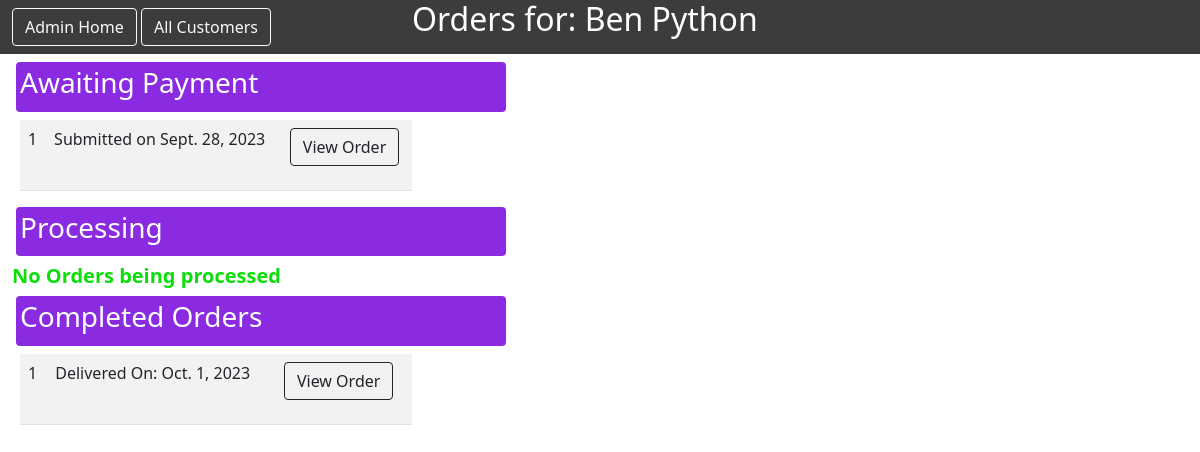
The page /admin_control/14/customer_orders/ on the database as committed earlier.
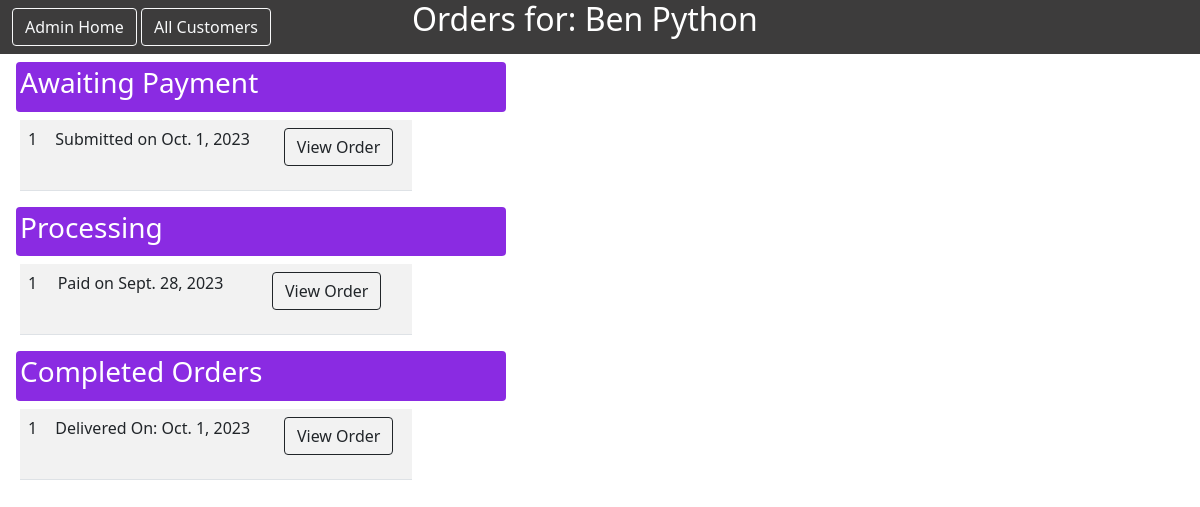
The same page on the database as committed later.
### crafts_by_micks/models.py (models this page shows, shortened)
class Order(models.Model):
    customer = models.ForeignKey(User, on_delete=models.DO_NOTHING)
    submitted_date = models.DateField(null=True, blank=True)
    payment_received_date = models.DateField(null=True, blank=True)
    delivered_date = models.DateField(null=True, blank=True)
    total_value = models.FloatField(default=0)
    status_options = (
        ('ns','not_submitted'),
        ('r', 'receieved'),
        ('p', 'paid'),
        ('c', 'completed')
    )
    status = models.CharField(max_length=20, choices=status_options)

### crafts_by_micks/views.py (the view)
# urls.py: path('<customer_id>/customer_orders/', views.customer_orders, name='customer_orders'),
def customer_orders(request, customer_id):
    awaiting_payment_orders = []
    processing_orders = []
    completed_orders = []
    customer = get_object_or_404(models.User, pk=customer_id)
    all_orders = models.Order.objects.filter(customer = customer)
    for order in all_orders:
        if order.status == 'r':
            awaiting_payment_orders.append(order)
        elif order.status == 'p':
            processing_orders.append(order)
        elif order.status == 'c':
            completed_orders.append(order)
    context = {
        'customer': customer,
        "awaiting_payment_orders": awaiting_payment_orders,
        'processing_orders': processing_orders,
        'completed_orders': completed_orders,
        'customer_id': customer_id
    }
    return render(request, 'display/customer_orders.html', context)

### crafts_by_micks/templates/display/customer_orders.html (shortened to what this page needs)
<html lang="en">
<head>
    <link href="https://cdn.jsdelivr.net/npm/bootstrap@5.0.0/dist/css/bootstrap.min.css"
        rel="stylesheet">
</head>
<body class = "container-fluid">
    <div class = "row"
        style="background-color: rgb(61, 60, 60);">
        <div class = "col-xxl-4 col-xl-4 col-lg-4 col-md-5 col-sm-6 col-xs-6 my-2">
            <a class = "btn btn-outline-light"
                href= "{% url 'crafts_by_micks:home_page' %}">
                Admin Home
            </a>
            <a class = "btn btn-outline-light"
                href= "{% url 'crafts_by_micks:all_customers'%}">
                All Customers
            </a>
        </div>
        <div class = "col text-start" style="color: white;">
            <h2>Orders for: {{customer.first_name}} {{customer.last_name}}</h2>
        </div>
    </div>
    <div class = "col-xxl-5 col-xl-5 col-lg-6 col-md-7 col-sm-9 col-xs-9 my-2 mx-1 rounded p-1"
        style="background-color: blueviolet; color: white;">
        <h3>Awaiting Payment</h3>
    </div>
    {% if awaiting_payment_orders %}
        <div class = "col-xxl-4 col-xl-4 col-lg-5 col-md-6 col-sm-8 col-xs-9 ">
            <table class = "table table-striped mx-2 ">
                <tbody>
                    {% for order in awaiting_payment_orders %}
                        <tr>
                            <td>{{forloop.counter}}</td>
                            <td>Submitted on {{order.submitted_date}}</td>
                            <td class = "text-start">
                                <form action="{% url 'crafts_by_micks:view_order' order.id customer_id 'not_paid' %}">
                                    <button class="btn btn-outline-dark" type="submit">View Order</button>
                                </form>
                            </td>
                        </tr>
                    {% endfor %}
                </tbody>
            </table>
        </div>
    {% else %}
        <h5 style="font-weight: bold; color: rgb(11, 222, 11);">No Orders require payment</h5>
    {% endif %}
    <div class = "col-xxl-5 col-xl-5 col-lg-6 col-md-7 col-sm-9 col-xs-9 my-2 mx-1 rounded p-1"
        style="background-color: blueviolet; color: white;">
        <h3>Processing</h3>
    </div>
    {% if processing_orders %}
        <div class = "col-xxl-4 col-xl-4 col-lg-5 col-md-6 col-sm-8 col-xs-9">
            <table class = "table table-striped mx-2">
                <tbody>
                    {% for order in processing_orders  %}
                        <tr>
                            <td>{{forloop.counter}}</td>
                            <td>Paid on {{order.payment_received_date}}</td>
                            <td class = "text-start">
                                <form action="{% url 'crafts_by_micks:view_order' order.id customer_id 'processing' %}">
                                    <button class="btn btn-outline-dark" type="submit">View Order</button>
                                </form>
                            </td>
                        </tr>
                    {% endfor %}
                </tbody>
            </table>
        </div>
    {% else %}
    <h5 style="font-weight: bold; color: rgb(11, 222, 11);">No Orders being processed</h5>
    {% endif %}
    <div class = "col-xxl-5 col-xl-5 col-lg-6 col-md-7 col-sm-9 col-xs-9 my-2 mx-1 rounded p-1"
        style="background-color: blueviolet; color: white;">
        <h3>Completed Orders </h3>
    </div>
    {% if completed_orders %}
        <div class = "col-xxl-4 col-xl-4 col-lg-5 col-md-6 col-sm-8 col-xs-9">
            <table class = "table table-striped mx-2">
                <tbody>
                    {% for order in completed_orders  %}
                        <tr>
                            <td>{{forloop.counter}}</td>
                            <td>Delivered On: {{order.delivered_date}}</td>
                            <td class = "text-start">
                                <form action="{% url 'crafts_by_micks:view_order' order.id customer_id 'completed' %}">
                                    <button class="btn btn-outline-dark" type="submit">View Order</button>
                                </form>
                            </td>
                        </tr>
                    {% endfor %}
                </tbody>
            </table>
        </div>
    {% else %}
        <h5 style="font-weight: bold;">No orders have been completed</h5>
    {% endif %}
</body>
</html>

Rows that differ between the two databases and show on the page:
added Order: submitted_date "Oct. 1, 2023", shown under "Awaiting Payment"
changed Order "Sept. 28, 2023": moves from the list under "Awaiting Payment" to the list under "Processing"
Other text that changed with them:
text no longer shown: "No Orders being processed"
